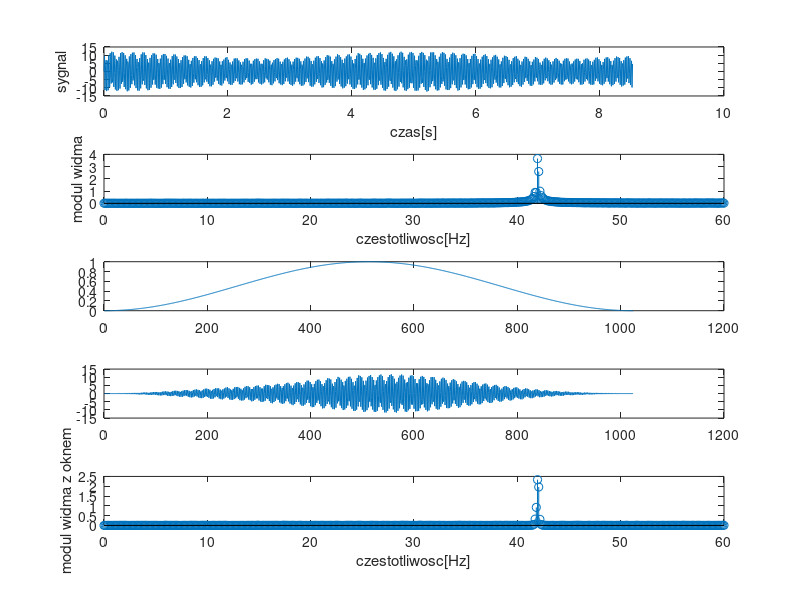

Source code (MATLAB):
% -----------------------------------------------------------
%  WIDMO AMPLITUDOWE SYGNA?U W ZAKRESIE 0-fp
% -----------------------------------------------------------
clear all; close all;                    % czyszczenie pamieci programu
% -----------------------------------------------------------
%  parametry osi czasu, generowanie osi czasu
% -----------------------------------------------------------
N = 1024;
fp = 120;
t = 0:1/fp:(N-1)/fp;
% -----------------------------------------------------------
%  suma sinusow i szumu
% -----------------------------------------------------------
x = 2*sin(2*pi*41.8*t) + 10*sin(2*pi*42*t)+0.2*randn(1,N);
subplot (511);
plot (t,x)
xlabel ('czas[s]');
ylabel ('sygnal');
% -----------------------------------------------------------
%  widmo
% -----------------------------------------------------------
Nf = 1024;
v=fft(x, Nf) / Nf;
N21 = Nf/2 + 1;
f = linspace (0, fp/2, N21);
            % widmo zespolone
%subplot(512)
%plot(v);
w = abs (v);                % widmo amlitudowe
  
subplot (512);
stem (f,w(1:N21))
xlabel ('czestotliwosc[Hz]');
ylabel ('modul widma');
 
%-----------------------------------------------------------
%  okienkowanie
% %---
dok=1024;
 okno=hann(dok);
 okno=okno';
% 
subplot(513)
plot(okno);
s4=x(1:dok).*okno;
subplot(514)
plot(s4);
Nf = dok;
v=fft(s4, Nf) / Nf;
vs=abs(v);
N21 = Nf/2 + 1;
f = linspace (0, fp/2, N21);

subplot (515);
stem (f,vs(1:N21))
xlabel ('czestotliwosc[Hz]');
ylabel ('modul widma z oknem');
% % 
% % -----------------------------------------------------------

